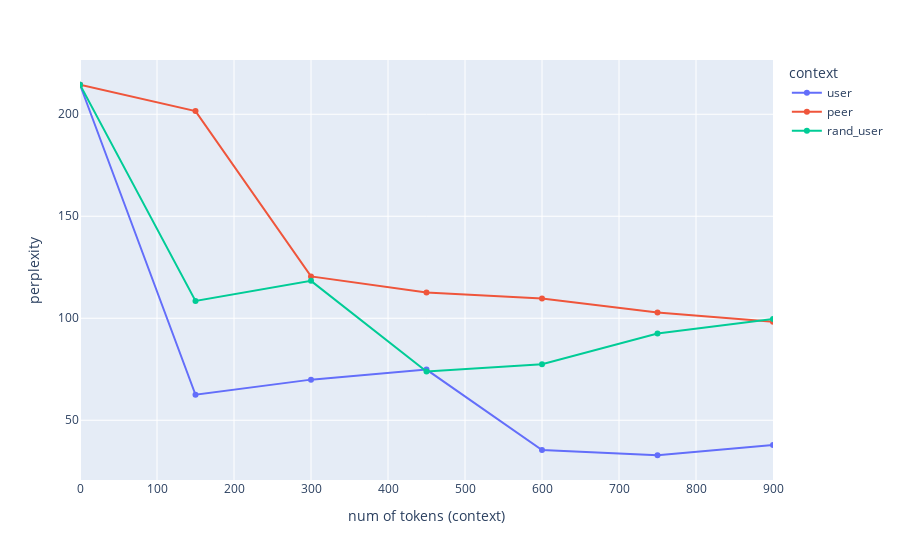

Notebook source saved alongside this figure:
### Code cell
fig = px.line(df, x="l_ctx", y="ppl", color="context", markers=True)
fig.update_yaxes(title="perplexity")
fig.update_xaxes(title="num of tokens (context)", range=(0,900))

### Figure 1 — Plotly figure (JSON) as saved in the notebook; plotly's stock layout.template omitted (floating-point values rounded to 4 significant figures)
{"data": [{"hovertemplate": "context=user<br>l_ctx=%{x}<br>ppl=%{y}<extra></extra>", "legendgroup": "user", "line": {"color": "#636efa", "dash": "solid"}, "marker": {"symbol": "circle"}, "mode": "markers+lines", "name": "user", "orientation": "v", "showlegend": true, "type": "scatter", "x": [0, 150, 300, 450, 600, 750, 900], "xaxis": "x", "y": [214.5, 62.5, 69.91, 74.85, 35.41, 32.84, 37.87], "yaxis": "y"}, {"hovertemplate": "context=peer<br>l_ctx=%{x}<br>ppl=%{y}<extra></extra>", "legendgroup": "peer", "line": {"color": "#EF553B", "dash": "solid"}, "marker": {"symbol": "circle"}, "mode": "markers+lines", "name": "peer", "orientation": "v", "showlegend": true, "type": "scatter", "x": [0, 150, 300, 450, 600, 750, 900], "xaxis": "x", "y": [214.5, 201.6, 120.5, 112.6, 109.7, 102.8, 98.3], "yaxis": "y"}, {"hovertemplate": "context=rand_user<br>l_ctx=%{x}<br>ppl=%{y}<extra></extra>", "legendgroup": "rand_user", "line": {"color": "#00cc96", "dash": "solid"}, "marker": {"symbol": "circle"}, "mode": "markers+lines", "name": "rand_user", "orientation": "v", "showlegend": true, "type": "scatter", "x": [0, 150, 300, 450, 600, 750, 900], "xaxis": "x", "y": [214.5, 108.5, 118.3, 73.85, 77.46, 92.54, 99.65], "yaxis": "y"}], "layout": {"autosize": true, "legend": {"title": {"text": "context"}, "tracegroupgap": 0}, "margin": {"t": 60}, "xaxis": {"anchor": "y", "domain": [0, 1], "range": [0, 900], "title": {"text": "num of tokens (context)"}, "type": "linear"}, "yaxis": {"anchor": "x", "autorange": true, "domain": [0, 1], "range": [18.78, 228.5], "title": {"text": "perplexity"}, "type": "linear"}}}
